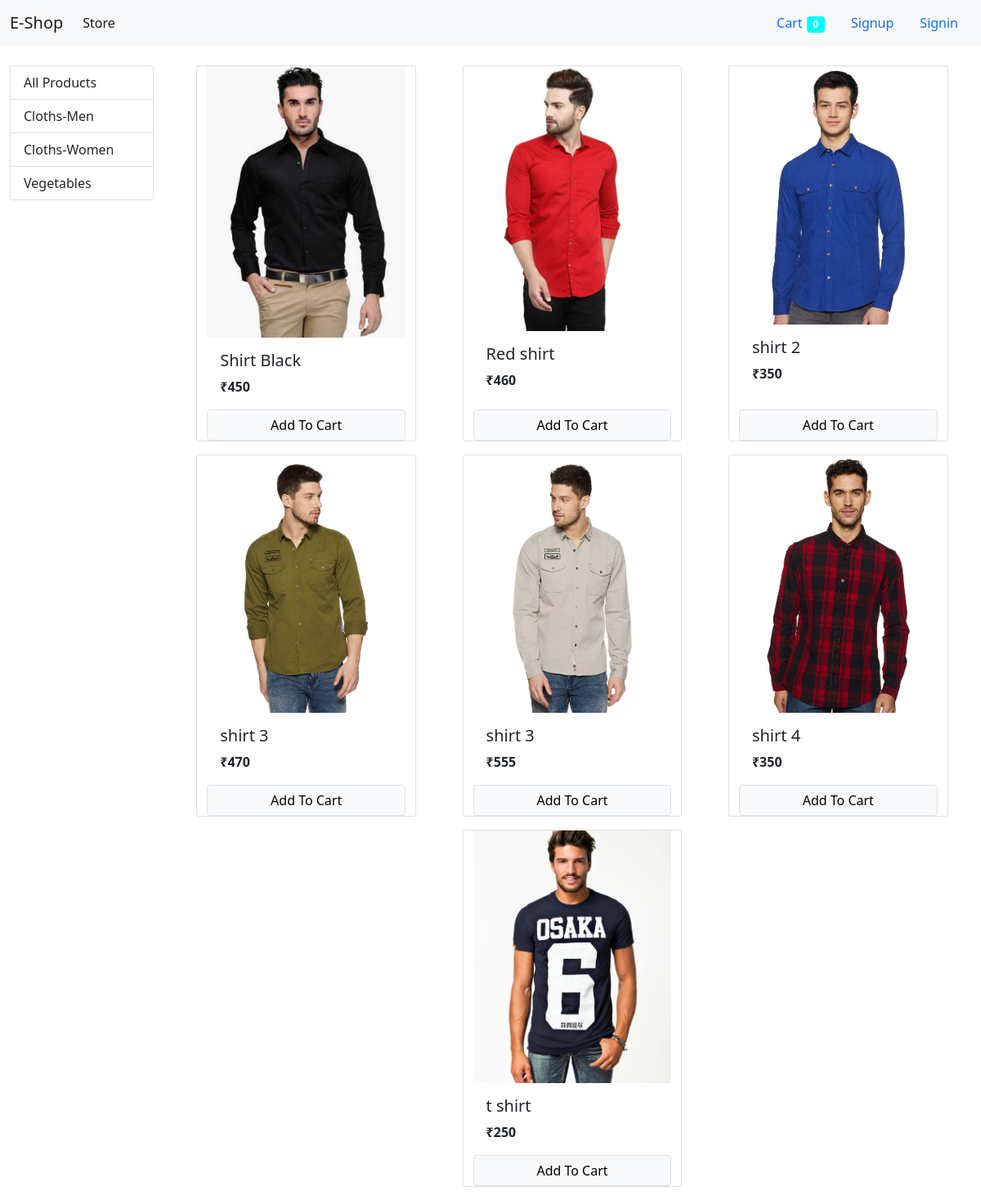
/?category=1, run on the app's committed database.
### store/models.py (models this page shows, shortened)
class Category(models.Model):
    name=models.CharField(max_length=20)

class Product(models.Model):
    name=models.CharField(max_length=50)
    price=models.IntegerField(default=0)
    category=models.ForeignKey(Category,on_delete=models.CASCADE,default=1)
    description=models.CharField(max_length=200,default='',null=True,blank=True)
    image=models.ImageField(upload_to='uploads/products/')

### store/views.py (the view)
# urls.py: path('',views.index,name="index"),
def index(request):
    if request.method == "POST":
        product = request.POST.get('product')
        cart = request.session.get('cart')
        remove=request.POST.get('remove')
        if cart:
            quantity = cart.get(product)
            if quantity:
                if remove:
                    if quantity<=1:
                        cart.pop(product)
                    else:
                        cart[product]=quantity-1
                else:
                    cart[product] = quantity+1
            else:
                cart[product] = 1
        else:
            cart = {}
            cart[product] = 1
        request.session['cart']=cart
        return redirect('index')
    else:
        cart=request.session.get('cart')
        if not cart:
            request.session.cart={}
        categories = Category.objects.all()
        products = None
        categoryID = request.GET.get('category')
        if categoryID:
            products = Product.objects.filter(category=categoryID)
        else:
            products = Product.objects.all()
        return render(request,'index.html',{'products':products,'categories':categories,'uname':request.session.get('username')})

### store/templatetags/cart.py (called while the page is built)
@register.filter(name="is_in_cart")
def is_in_cart(product,cart):
    keys=cart.keys()
    for id in keys:
        if int(id) == product.id:
            return True
    return False

### store/templatetags/currency.py (called while the page is built)
@register.filter(name="currency")
def currency(number):
    return "₹"+str(number)

### store/templates/index.html (shortened to what this page needs)
{% extends 'base.html' %}
{% load currency %}
{% load cart %}
{% block content %}
<div class="container-fluid mt-4"  style="scroll-behavior:auto;z-index:-1;">
  <div class="row">
    <div class="col-lg-2 mx-auto">
      <div class="list-group">
        <a href="/" class="list-group-item list-group-item-action">All Products</a>
      {% for category in categories %}
        <a href="/?category={{category.id}}" class="list-group-item list-group-item-action">{{category.name}}</a>
      {% endfor %}
      </div>
    </div>
  <div id="products" style="z-index:10;" class="col-lg-10">
  <div class="row mx-auto">
  {% for product in products %}
      <div class="card mx-auto mb-3" id="{{product.id}}" style="width: 16.8rem;">
  <img src="{{product.image.url}}" class="card-img-top" alt="...">
  <div class="card-body">
    <h5 class="card-title">{{product.name}}</h5>
      <p class="card-text"><b>{{product.price|currency}}</b></p>
  </div>
        <div class="card-footer-no-gutters p-0">
            {% if product|is_in_cart:request.session.cart %}
                <div class="row ">
                    <form action="/#{{product.id}}" method="post" class="col-2">
                        {% csrf_token %}
                        <input hidden type="text" value="True" name="remove">
                        <input hidden type="text" value="{{product.id}}" name="product">
                        <input type="submit" value=" - " class="btn btn-block btn-light btn-sm">
                    </form>
                  <div class="text-center col">{{product|cart_quantity:request.session.cart}} in cart</div>
                    <form action="/#{{product.id}}" method="post" class="col-2">
                        {% csrf_token %}
                        <input hidden type="text" value="{{product.id}}" name="product">
                        <input type="submit" value=" + " class="btn btn-block btn-light btn-sm">
                    </form>
                </div>
            {% else %}
                <form action="/#{{product.id}}" method="POST" class="btn-block">
                    <input type="submit" value="Add To Cart" class="float-right btn btn-light border form-control">
                </form>
            {% endif %}
        </div>
</div>
{% endfor %}
  </div>
  </div>
  </div>
</div>
{% endblock %}

### data on the page
Category: name "Cloths-Men"
Category: name "Cloths-Women"
Category: name "Vegetables"
Product: {{ product.id }} 1 (drawn), image (picture), name "Shirt Black", price "₹450"
Product: image (picture), name "Red shirt", price "₹460"
Product: image (picture), name "shirt 2", price "₹350"
Product: image (picture), name "shirt 3", price "₹470"
Product: image (picture), name "shirt 3", price "₹555"
Product: image (picture), name "shirt 4", price "₹350"
Product: image (picture), name "t shirt", price "₹250"

### other printed values
{{ request.session.cart.keys|length }} "0"
